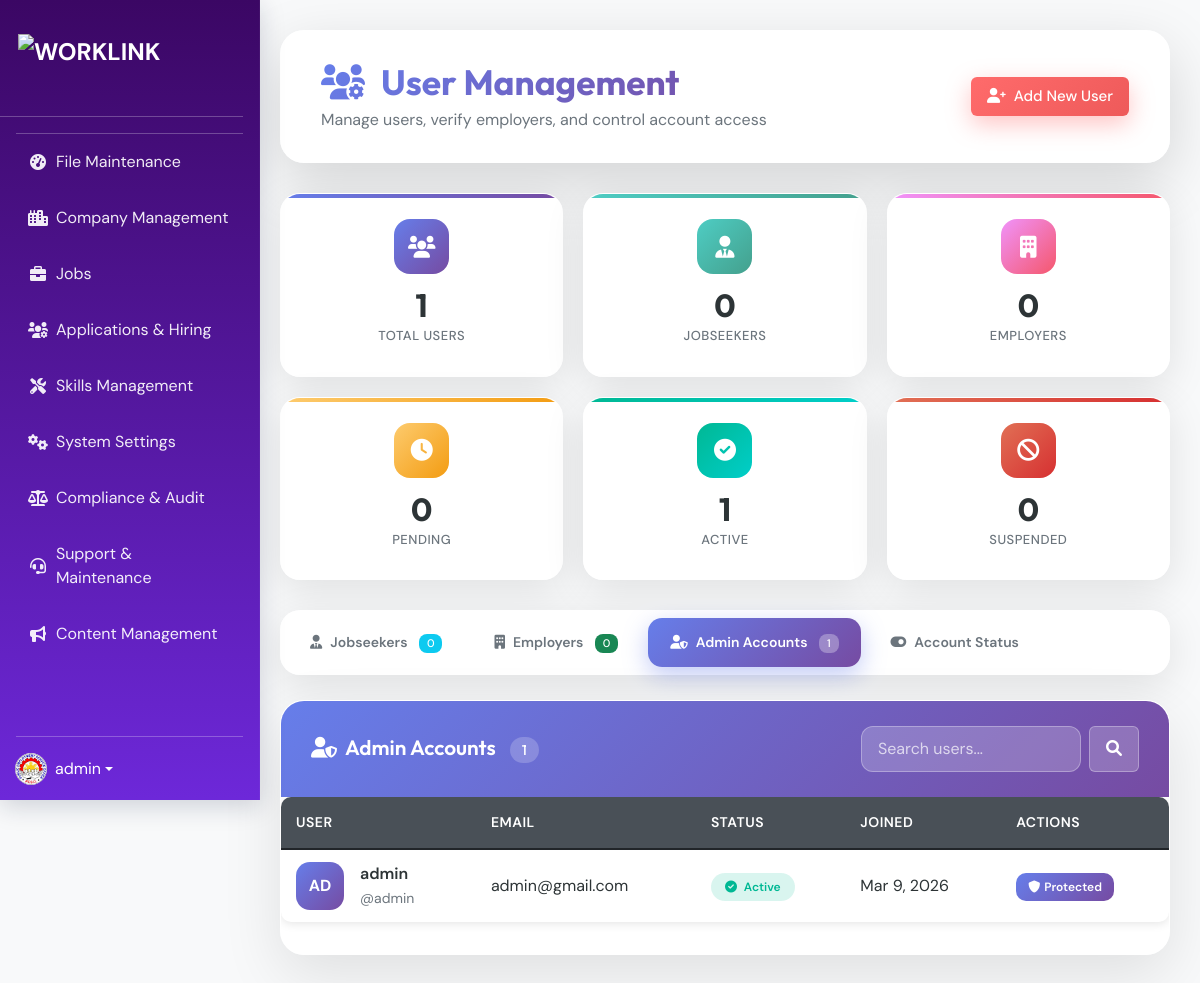
Page /admin/users.php?tab=admins (signed in) on the committed database.
### tables this page shows
CREATE TABLE IF NOT EXISTS users (
    id INT PRIMARY KEY AUTO_INCREMENT,
    username VARCHAR(50) UNIQUE NOT NULL,
    email VARCHAR(100) UNIQUE NOT NULL,
    password VARCHAR(255) NOT NULL,
    role ENUM('admin', 'employee', 'employer') NOT NULL,
    status ENUM('active', 'pending', 'suspended') DEFAULT 'active',
    profile_picture VARCHAR(255) NULL,
    two_factor_enabled BOOLEAN DEFAULT 0,
    two_factor_secret VARCHAR(255) NULL,
    email_notifications BOOLEAN DEFAULT 1,
    system_alerts BOOLEAN DEFAULT 1,
    last_activity TIMESTAMP DEFAULT CURRENT_TIMESTAMP ON UPDATE CURRENT_TIMESTAMP,
    created_at TIMESTAMP DEFAULT CURRENT_TIMESTAMP,
    updated_at TIMESTAMP DEFAULT CURRENT_TIMESTAMP ON UPDATE CURRENT_TIMESTAMP
);

### admin/users.php (the view, shortened to what this page needs)
<?php
include '../config.php';
$currentTab = $_GET['tab'] ?? 'jobseekers';
$search = $_GET['search'] ?? '';
$searchClause = "";
$searchParams = [];
$users = [];
$tabTitle = '';
$tabIcon = '';
switch ($currentTab) {
    case 'admins':
        $sql = "SELECT u.*, ep.first_name, ep.last_name, c.company_name
                FROM users u
                LEFT JOIN employee_profiles ep ON u.id = ep.user_id
                LEFT JOIN companies c ON u.id = c.user_id
                WHERE u.role = 'admin' $searchClause
                ORDER BY u.created_at DESC";
        $stmt = $pdo->prepare($sql);
        $stmt->execute($searchParams);
        $users = $stmt->fetchAll();
        $tabTitle = 'Admin Accounts';
        $tabIcon = 'fa-user-shield';
        break;
}
$stats = [];
$stats['total'] = $pdo->query("SELECT COUNT(*) FROM users")->fetchColumn();
$stats['jobseekers'] = $pdo->query("SELECT COUNT(*) FROM users WHERE role = 'employee'")->fetchColumn();
$stats['employers'] = $pdo->query("SELECT COUNT(*) FROM users WHERE role = 'employer'")->fetchColumn();
$stats['admins'] = $pdo->query("SELECT COUNT(*) FROM users WHERE role = 'admin'")->fetchColumn();
$stats['pending'] = $pdo->query("SELECT COUNT(*) FROM users WHERE status = 'pending'")->fetchColumn();
$stats['pending_employers'] = $pdo->query("SELECT COUNT(*) FROM users WHERE role = 'employer' AND status = 'pending'")->fetchColumn();
$stats['active'] = $pdo->query("SELECT COUNT(*) FROM users WHERE status = 'active'")->fetchColumn();
$stats['suspended'] = $pdo->query("SELECT COUNT(*) FROM users WHERE status = 'suspended'")->fetchColumn();
?>
<!DOCTYPE html>
<html lang="en">
<head>
    <link href="https://cdn.jsdelivr.net/npm/bootstrap@5.1.3/dist/css/bootstrap.min.css" rel="stylesheet">
    <link href="https://cdnjs.cloudflare.com/ajax/libs/font-awesome/6.0.0/css/all.min.css" rel="stylesheet">
    <link href="../assets/style.css" rel="stylesheet">
</head>
<body class="admin-layout users-page">
    <?php include 'includes/sidebar.php'; ?>
    <div class="admin-main-content">
        <div class="header-card d-flex justify-content-between align-items-center flex-wrap gap-3">
            <div>
                <h1><i class="fas fa-users-cog me-3"></i>User Management</h1>
                <p>Manage users, verify employers, and control account access</p>
            </div>
            <button type="button" class="btn btn-add-user" data-bs-toggle="modal" data-bs-target="#addUserModal">
                <i class="fas fa-user-plus me-2"></i>Add New User
            </button>
        </div>
        <div class="stats-grid">
            <div class="stat-card total">
                <div class="stat-icon"><i class="fas fa-users"></i></div>
                <div class="stat-number"><?php echo $stats['total']; ?></div>
                <div class="stat-label">Total Users</div>
            </div>
            <div class="stat-card jobseekers">
                <div class="stat-icon"><i class="fas fa-user-tie"></i></div>
                <div class="stat-number"><?php echo $stats['jobseekers']; ?></div>
                <div class="stat-label">Jobseekers</div>
            </div>
            <div class="stat-card employers">
                <div class="stat-icon"><i class="fas fa-building"></i></div>
                <div class="stat-number"><?php echo $stats['employers']; ?></div>
                <div class="stat-label">Employers</div>
            </div>
            <div class="stat-card pending <?php echo $stats['pending'] > 0 ? 'has-pending' : ''; ?>">
                <div class="stat-icon"><i class="fas fa-clock"></i></div>
                <div class="stat-number"><?php echo $stats['pending']; ?></div>
                <div class="stat-label">Pending</div>
            </div>
            <div class="stat-card active">
                <div class="stat-icon"><i class="fas fa-check-circle"></i></div>
                <div class="stat-number"><?php echo $stats['active']; ?></div>
                <div class="stat-label">Active</div>
            </div>
            <div class="stat-card suspended">
                <div class="stat-icon"><i class="fas fa-ban"></i></div>
                <div class="stat-number"><?php echo $stats['suspended']; ?></div>
                <div class="stat-label">Suspended</div>
            </div>
        </div>
        <nav class="nav-pills-custom">
            <a class="nav-link <?php echo $currentTab === 'jobseekers' ? 'active' : ''; ?>" href="?tab=jobseekers">
                <i class="fas fa-user-tie me-2"></i>Jobseekers
                <span class="badge bg-info"><?php echo $stats['jobseekers']; ?></span>
            </a>
            <a class="nav-link <?php echo $currentTab === 'employers' ? 'active' : ''; ?>" href="?tab=employers">
                <i class="fas fa-building me-2"></i>Employers
                <span class="badge bg-success"><?php echo $stats['employers']; ?></span>
            </a>
            <a class="nav-link <?php echo $currentTab === 'admins' ? 'active' : ''; ?>" href="?tab=admins">
                <i class="fas fa-user-shield me-2"></i>Admin Accounts
                <span class="badge bg-danger"><?php echo $stats['admins']; ?></span>
            </a>
            <a class="nav-link <?php echo $currentTab === 'status' ? 'active' : ''; ?>" href="?tab=status">
                <i class="fas fa-toggle-on me-2"></i>Account Status
            </a>
        </nav>
        <div class="content-card">
            <div class="content-card-header">
                <h5>
                    <i class="fas <?php echo $tabIcon; ?> me-2"></i><?php echo $tabTitle; ?>
                    <span class="badge"><?php echo count($users); ?></span>
                </h5>
                <div class="d-flex gap-2 flex-wrap">
                    <form method="GET" class="d-flex gap-2">
                        <input type="text" name="search" class="search-box" placeholder="Search users..." value="<?php echo htmlspecialchars($search); ?>">
                        <button type="submit" class="btn btn-search">
                            <i class="fas fa-search"></i>
                        </button>
                    </form>
                </div>
            </div>
            <?php if (empty($users)): ?>
                <div class="empty-state">
                    <i class="fas fa-inbox"></i>
                    <h5>No users found</h5>
                    <p>No users match your current filters.</p>
                </div>
            <?php else: ?>
                <div class="table-responsive">
                    <table class="table users-table">
                        <thead>
                            <tr>
                                <th>User</th>
                                <th>Email</th>
                                <th>Status</th>
                                <th>Joined</th>
                                <th>Actions</th>
                            </tr>
                        </thead>
                        <tbody>
                            <?php foreach ($users as $user): ?>
                                <tr>
                                    <td>
                                        <div class="d-flex align-items-center">
                                            <div class="user-avatar <?php echo $user['role']; ?> me-3">
                                                <?php
                                                if ($user['role'] === 'employee' && !empty($user['first_name'])) {
                                                    echo strtoupper(substr($user['first_name'], 0, 1) . substr($user['last_name'], 0, 1));
                                                } elseif ($user['role'] === 'employer' && !empty($user['company_name'])) {
                                                    echo strtoupper(substr($user['company_name'], 0, 2));
                                                } else {
                                                    echo strtoupper(substr($user['username'], 0, 2));
                                                }
                                                ?>
                                            </div>
                                            <div class="user-info">
                                                <strong>
                                                    <?php if ($user['role'] === 'employee'): ?>
                                                        <?php echo htmlspecialchars($user['first_name'] . ' ' . $user['last_name']); ?>
                                                    <?php elseif ($user['role'] === 'employer'): ?>
                                                        <?php echo htmlspecialchars($user['company_name'] ?? $user['username']); ?>
                                                    <?php else: ?>
                                                        <?php echo htmlspecialchars($user['username']); ?>
                                                    <?php endif; ?>
                                                </strong>
                                                <br><small>@<?php echo htmlspecialchars($user['username']); ?></small>
                                            </div>
                                        </div>
                                    </td>
                                    <td><?php echo htmlspecialchars($user['email']); ?></td>
                                    <td>
                                        <span class="badge-status <?php echo $user['status']; ?>">
                                            <i class="fas <?php echo $user['status'] === 'active' ? 'fa-check-circle' : ($user['status'] === 'pending' ? 'fa-clock' : 'fa-ban'); ?> me-1"></i>
                                            <?php echo ucfirst($user['status']); ?>
                                        </span>
                                    </td>
                                    <td><?php echo date('M j, Y', strtotime($user['created_at'])); ?></td>
                                    <td>
                                        <?php if ($user['role'] !== 'admin'): ?>
                                            <div class="d-flex flex-wrap">
                                                <?php if ($user['status'] === 'pending'): ?>
                                                    <form method="POST" class="d-inline">
                                                        <input type="hidden" name="action" value="approve">
                                                        <input type="hidden" name="user_id" value="<?php echo $user['id']; ?>">
                                                        <button type="submit" class="action-btn btn-approve" onclick="return confirm('Approve this user?')" title="Approve">
                                                            <i class="fas fa-check me-1"></i>Approve
                                                        </button>
                                                    </form>
                                                    <form method="POST" class="d-inline">
                                                        <input type="hidden" name="action" value="reject">
                                                        <input type="hidden" name="user_id" value="<?php echo $user['id']; ?>">
                                                        <button type="submit" class="action-btn btn-reject" onclick="return confirm('Reject this user?')" title="Reject">
                                                            <i class="fas fa-times me-1"></i>Reject
                                                        </button>
                                                    </form>
                                                <?php elseif ($user['status'] === 'active'): ?>
                                                    <form method="POST" class="d-inline">
                                                        <input type="hidden" name="action" value="suspend">
                                                        <input type="hidden" name="user_id" value="<?php echo $user['id']; ?>">
                                                        <button type="submit" class="action-btn btn-suspend" onclick="return confirm('Suspend this user?')" title="Suspend">
                                                            <i class="fas fa-ban me-1"></i>Suspend
                                                        </button>
                                                    </form>
                                                <?php elseif ($user['status'] === 'suspended'): ?>
                                                    <form method="POST" class="d-inline">
                                                        <input type="hidden" name="action" value="activate">
                                                        <input type="hidden" name="user_id" value="<?php echo $user['id']; ?>">
                                                        <button type="submit" class="action-btn btn-activate" onclick="return confirm('Activate this user?')" title="Activate">
                                                            <i class="fas fa-check me-1"></i>Activate
                                                        </button>
                                                    </form>
                                                <?php endif; ?>
                                                <form method="POST" class="d-inline">
                                                    <input type="hidden" name="action" value="delete">
                                                    <input type="hidden" name="user_id" value="<?php echo $user['id']; ?>">
                                                    <button type="submit" class="action-btn btn-delete" onclick="return confirm('Delete this user permanently?')" title="Delete">
                                                        <i class="fas fa-trash"></i>
                                                    </button>
                                                </form>
                                            </div>
                                        <?php else: ?>
                                            <span class="badge-role admin"><i class="fas fa-shield-alt me-1"></i>Protected</span>
                                        <?php endif; ?>
                                    </td>
                                </tr>
                            <?php endforeach; ?>
                        </tbody>
                    </table>
                </div>
            <?php endif; ?>
        </div>
    </div>
</body>
</html>

### rows in the picture
users: two_factor_enabled "0", username "AD", username "admin", email "admin@gmail.com", status "Active", created_at "Mar 9, 2026", role "admin" (drawn)

### other values in the picture
$_SESSION['username'] "admin"
$stats['total'] "1"
$stats['active'] "1"
$stats['admins'] "1"
$tabTitle "Admin Accounts"
count($users) "1"
